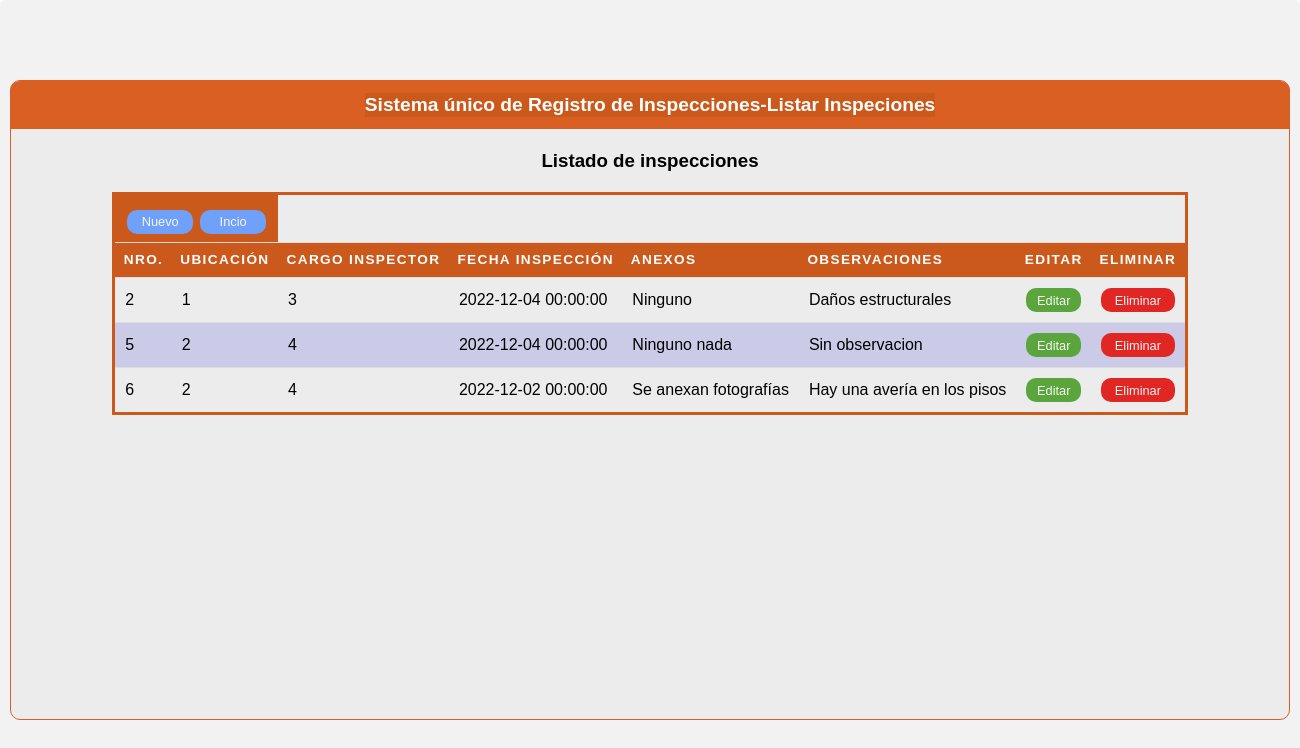
Page /vistas/inspecciones/inspeccioneslist.php on the committed database.
### tables this page shows
CREATE TABLE `inspecciones` (
  `ins_id` int(11) NOT NULL,
  `ins_idubicacion` int(11) NOT NULL,
  `ins_cargo` int(11) DEFAULT NULL,
  `ins_fechahora` datetime DEFAULT NULL,
  `ins_anexos` varchar(80) DEFAULT NULL,
  `ins_observaciones` longtext DEFAULT NULL
);

### controlador/InspeccionController.php (called while the page is built, shortened)
<?php
require_once('../../modelo/InspeccionModel.php');
class InspeccionController {
	private $model;
	public function __construct() {
		$this->model = new InspeccionModel();
	}
	public function read( $ins_id = '' ) {
		return $this->model->read($ins_id);
	}
}

### modelo/ModelConexion.php (called while the page is built, shortened)
<?php
abstract class ModelConexion{
	private static $db_host = 'localhost';
	private static $db_user = 'root';
	private static $db_pass = '';
	private static $db_name = 'suri';
	private static $db_charset = 'utf8';
	private $conn;
	protected $query;
	protected $rows = array();
	private function db_open() {
		$this->conn = new mysqli(
			self::$db_host,
			self::$db_user,
			self::$db_pass,
			self::$db_name
		);
		$this->conn->set_charset(self::$db_charset);
	}
	protected function get_query() {
		$result = $this->conn->query($this->query);
		while( $this->rows[] = $result->fetch_assoc() );
		return array_pop($this->rows);
	}
}
?>

### modelo/InspeccionModel.php (called while the page is built, shortened)
<?php
require_once('ModelConexion.php');
class InspeccionModel extends ModelConexion {
	public function read( $ins_id = '' ) {
		$this->query = ($ins_id != '')
			?"SELECT * FROM inspecciones WHERE ins_id = $ins_id"
			:"SELECT * FROM inspecciones";
		$this->get_query();
		$data = array();
		foreach ($this->rows as $key => $value) {
			array_push($data, $value);
		}
		return $data;
	}
}

### vistas/inspecciones/inspeccioneslist.php (the view, shortened to what this page needs)
<?php
require_once('../../controlador/InspeccionController.php');
$inspecciones_controller = new InspeccionController();
$inspecciones = $inspecciones_controller->read();
?>
<!DOCTYPE html>
<html lang="en">
<head>
  <link rel="stylesheet" href="../../public/estilos.css">
</head>
<body>
  <div class="container">
    <section class="box_form">
      <tr>
        <div class="header_form">
          <h2 align="center">Sistema único de Registro de Inspecciones-Listar Inspeciones</h2>
        </div>
        <table class=" table">
          <div>
            <br>
            <h3>Listado de inspecciones</h3>
            <br>
            <div class="body_form">
              <thead">
                <tr>
                  <th colspan="2">
                    <form method="POST" action="../inspecciones/inspecciones.php">
                      <div class="row" align="center">
                        <div class="col-input">
                          <input class="btn_add" align="center" type="submit"   value="Nuevo">
                        </div>
                      </div>
                    </form>
                    <form method="post" action="../../menu/menu.php">
                      <div class="row" align="center">
                        <div class="col-input">
                          <input class="btn_add" align="center" type="submit"   value="Incio">
                        </div>
                      </div>
                    </form>
                </tr>
                  <th scope="col">Nro.</th>
                  <th scope="col">Ubicación</th>
                  <th scope="col">Cargo Inspector</th>
                  <th scope="col">Fecha Inspección</th>
                  <th scope="col">Anexos</th>
                  <th scope="col">Observaciones</th>
                  <th scope="col">Editar</th>
                  <th scope="col">Eliminar</th>
            </div>
          </div>
          <tbody>
            <?php
              for ($n=0; $n < count($inspecciones); $n++) { ?>
                  <tr>
                    <td class="center "><?php echo $inspecciones[$n]['ins_id']; ?></td>
                    <td class="center "><?php echo $inspecciones[$n]['ins_idubicacion']; ?></td>
                    <td class="center "><?php echo $inspecciones[$n]['ins_cargo']; ?></td>
                    <td class="center "><?php echo $inspecciones[$n]['ins_fechahora']; ?></td>
                    <td class="center "><?php echo $inspecciones[$n]['ins_anexos']; ?></td>
                    <td class="center "><?php echo $inspecciones[$n]['ins_observaciones']; ?></td>
                    <td class="center ">
                      <form method="POST" action="../inspecciones/inspeccionesedit.php">
                        <input class="btn_edit" type="submit" value="Editar">
                      </form>
                    </td>
                    <td class="center">
                      <form method="POST" action="../inspecciones/eliminspeccion.php">
                        <input class="btn_del" type="submit" value="Eliminar">
                      </form>
                    </td>
                  </tr>
                <?php
                }
                ?>
          </tbody>
        </table>
  </div>
</body>
</html>

### public/estilos.css (style rules this page uses)
* { padding: 0; margin: 0; box-sizing: border-box; font-family: sans-serif; }
.container { width: 100%; height: 100vh; margin: auto; display: flex; justify-content: center; align-items: center; flex-direction: column; background-color: #f2f2f2; flex-wrap: wrap; border-radius: 5px; padding: 10px; }
.box_form { width: 80rem; height: 40rem; display: flex; flex-direction: column; align-items: center; background-color: rgb(236, 236, 236); border-radius: 10px; border: 1px solid #d95f22; }
.header_form { position: relative; width: 80rem; height: 3rem; display: flex; justify-content: center; align-items: center; color: #f5f5f5; font-size: .8rem; background-color: #d95f22; border-top-left-radius: 10px; border-top-right-radius: 10px; padding: auto; }
.col-input { float: left; width: 50%; margin-top: 6px; }
body { font-family: "Open Sans", sans-serif; line-height: 1.25; }
h2 { text-align: center; background-color: #cb591c; color: white; }
.table { width: max-content; }
table { border: 3px solid #cb591c; border-collapse: collapse; table-layout: fixed; width: 100%; }
table tr { border: 1px solid #ddd; padding: .35em; }
table tr:nth-child(even) { background: rgb(203, 203, 232); }
table th, table td { padding: .625em; text-align: left; }
table th { background: #cb591c; color: #fff; font-size: .85em; letter-spacing: .1em; text-transform: uppercase; }
table td { white-space: nowrap; overflow: hidden; text-overflow: ellipsis; }
.btn_add { width: 90%; height: 1.5rem; display: flex; justify-content: center; align-items: center; flex-direction: column; font-size: 1rem; font-size: .8rem; border: 1px solid #52525200; border-radius: 10px; margin-top: 1 rem; background-color: #6FA0FA; color: #f5f5f5; }
.btn_edit { width: 100%; height: 1.5rem; display: flex; justify-content: center; align-items: center; flex-direction: column; font-size: 1rem; font-size: .8rem; border: 1px solid #52525200; border-radius: 10px; margin-top: 0 rem; background-color: #5BA53D; color: #f5f5f5; }
.btn_del { width: 100%; height: 1.5rem; display: flex; justify-content: center; align-items: center; flex-direction: column; font-size: 1rem; font-size: .8rem; border: 1px solid #52525200; border-radius: 10px; margin-top: 0 rem; background-color: #E12724; color: #f5f5f5; }
.body_form { position: absolute; }

### rows in the picture
inspecciones: ins_id "2", ins_idubicacion "1", ins_cargo "3", ins_fechahora "2022-12-04 00:00:00", ins_anexos "Ninguno", ins_observaciones "Daños estructurales"
inspecciones: ins_id "5", ins_idubicacion "2", ins_cargo "4", ins_fechahora "2022-12-04 00:00:00", ins_anexos "Ninguno nada", ins_observaciones "Sin observacion"
inspecciones: ins_id "6", ins_idubicacion "2", ins_cargo "4", ins_fechahora "2022-12-02 00:00:00", ins_anexos "Se anexan fotografías", ins_observaciones "Hay una avería en los pisos"
